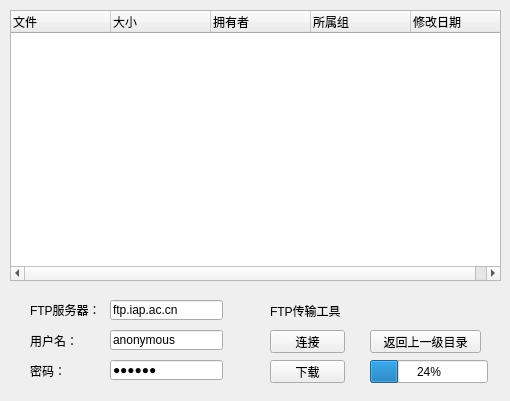
<?xml version="1.0" encoding="UTF-8"?>
<ui version="4.0">
 <class>Widget</class>
 <widget class="QWidget" name="Widget">
  <property name="geometry">
   <rect>
    <x>0</x>
    <y>0</y>
    <width>510</width>
    <height>401</height>
   </rect>
  </property>
  <property name="windowTitle">
   <string>Widget</string>
  </property>
  <widget class="QLabel" name="label_server">
   <property name="geometry">
    <rect>
     <x>30</x>
     <y>300</y>
     <width>71</width>
     <height>20</height>
    </rect>
   </property>
   <property name="text">
    <string>FTP服务器：</string>
   </property>
  </widget>
  <widget class="QLabel" name="label_user">
   <property name="geometry">
    <rect>
     <x>30</x>
     <y>330</y>
     <width>71</width>
     <height>21</height>
    </rect>
   </property>
   <property name="text">
    <string>用户名：</string>
   </property>
  </widget>
  <widget class="QLineEdit" name="ftpServerLineEdit">
   <property name="geometry">
    <rect>
     <x>110</x>
     <y>300</y>
     <width>113</width>
     <height>20</height>
    </rect>
   </property>
   <property name="text">
    <string>ftp.iap.ac.cn</string>
   </property>
  </widget>
  <widget class="QLineEdit" name="userNameLineEdit">
   <property name="geometry">
    <rect>
     <x>110</x>
     <y>330</y>
     <width>113</width>
     <height>20</height>
    </rect>
   </property>
   <property name="toolTip">
    <string>默认用户名请使用：anonymous ，此时密码任意。</string>
   </property>
   <property name="text">
    <string>anonymous</string>
   </property>
  </widget>
  <widget class="QPushButton" name="connectButton">
   <property name="geometry">
    <rect>
     <x>270</x>
     <y>330</y>
     <width>75</width>
     <height>23</height>
    </rect>
   </property>
   <property name="text">
    <string>连接</string>
   </property>
  </widget>
  <widget class="QPushButton" name="cdToParentButton">
   <property name="geometry">
    <rect>
     <x>370</x>
     <y>330</y>
     <width>111</width>
     <height>23</height>
    </rect>
   </property>
   <property name="text">
    <string>返回上一级目录</string>
   </property>
  </widget>
  <widget class="QTreeWidget" name="fileList">
   <property name="geometry">
    <rect>
     <x>10</x>
     <y>10</y>
     <width>491</width>
     <height>271</height>
    </rect>
   </property>
   <column>
    <property name="text">
     <string notr="true">文件</string>
    </property>
   </column>
   <column>
    <property name="text">
     <string>大小</string>
    </property>
   </column>
   <column>
    <property name="text">
     <string>拥有者</string>
    </property>
   </column>
   <column>
    <property name="text">
     <string>所属组</string>
    </property>
   </column>
   <column>
    <property name="text">
     <string>修改日期</string>
    </property>
   </column>
  </widget>
  <widget class="QProgressBar" name="progressBar">
   <property name="geometry">
    <rect>
     <x>370</x>
     <y>360</y>
     <width>118</width>
     <height>23</height>
    </rect>
   </property>
   <property name="value">
    <number>24</number>
   </property>
  </widget>
  <widget class="QLabel" name="label_password">
   <property name="geometry">
    <rect>
     <x>30</x>
     <y>360</y>
     <width>54</width>
     <height>21</height>
    </rect>
   </property>
   <property name="text">
    <string>密码：</string>
   </property>
  </widget>
  <widget class="QLineEdit" name="passWordLineEdit">
   <property name="geometry">
    <rect>
     <x>110</x>
     <y>360</y>
     <width>113</width>
     <height>20</height>
    </rect>
   </property>
   <property name="text">
    <string>123456</string>
   </property>
   <property name="echoMode">
    <enum>QLineEdit::Password</enum>
   </property>
  </widget>
  <widget class="QPushButton" name="downloadButton">
   <property name="geometry">
    <rect>
     <x>270</x>
     <y>360</y>
     <width>75</width>
     <height>23</height>
    </rect>
   </property>
   <property name="text">
    <string>下载</string>
   </property>
  </widget>
  <widget class="QLabel" name="label">
   <property name="geometry">
    <rect>
     <x>270</x>
     <y>290</y>
     <width>211</width>
     <height>41</height>
    </rect>
   </property>
   <property name="text">
    <string>FTP传输工具</string>
   </property>
  </widget>
 </widget>
 <layoutdefault spacing="6" margin="11"/>
 <resources/>
 <connections/>
</ui>
